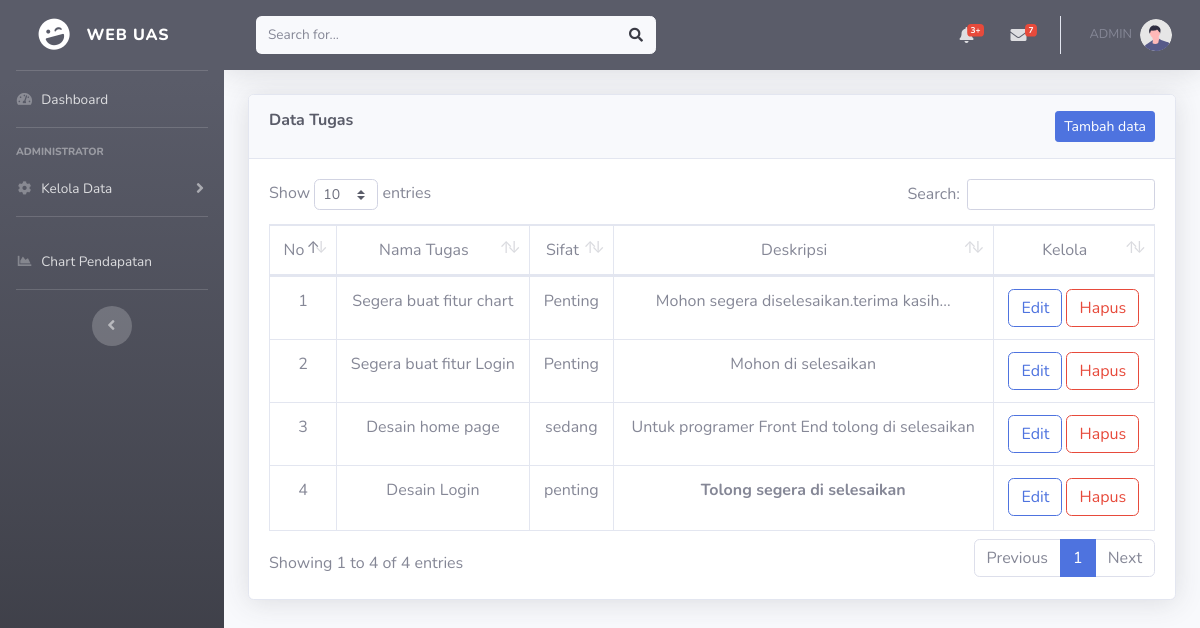
The page /C_first/home (signed in) on the database its author committed.
### tables this page shows
CREATE TABLE `tb_tugas` (
  `id_tugas` int(11) NOT NULL,
  `nama_tugas` varchar(255) NOT NULL,
  `sifat` varchar(250) NOT NULL,
  `deskripsi` varchar(255) NOT NULL
);

### application/controllers/C_first/home.php (called while the page is built, shortened)
<?php
class home extends CI_Controller {
	public function index()
	{
		$datat['title']='Halaman Tugas';
		$data['barang']=$this->M_tugas->semuadata();
    $this->load->view('V_home/header',$datat);
    $this->load->view('V_home/sidebar');
    $this->load->view('V_home/topbar');
		$this->load->view('V_home/index',$data);
    $this->load->view('V_home/footer');
	}
}

### index.php (called while the page is built, shortened)
<?php
require_once BASEPATH.'core/CodeIgniter.php';

### application/models/M_tugas.php (called while the page is built, shortened)
<?php
class M_tugas extends CI_model{
  public function semuadata(){
  return  $this->db -> get('tb_tugas')->result_array();
  }
}
 ?>

### application/views/V_home/index.php (the view, shortened to what this page needs)
<div class="container-fluid">
    <div class="card shadow mb-4">
        <div class="card-header py-3">
            <h6 class="m-0 font-weight-bold text-dark">Data Tugas</h>
            <a href="<?php echo base_url('C_first/home/tambah_tugas'); ?>" class="btn btn-primary btn-responsive btn-sm float-right">Tambah data</a>
        </div>
        <div class="card-body">
            <div class="table-responsive">
                <table class="table table-bordered text-center" id="dataTable" width="100%" cellspacing="0">
                    <thead>
      <tr>
        <td>No</td>
        <td>Nama Tugas</td>
        <td>Sifat</td>
        <td>Deskripsi</td>
        <td>Kelola</td>
      </tr>
      </thead>
      <tbody>
      <?php $no=1; ?>
      <?php foreach ($barang as $brg ): ?>
      <tr>
        <td><?php echo $no++; ?></td>
        <td><?php echo $brg['nama_tugas']; ?></td>
        <td><?php echo $brg ['sifat']; ?></td>
        <td><?php echo $brg['deskripsi']; ?></td>
        <td>
          <a href="<?php echo base_url()?>C_first/home/edit_data/<?php echo$brg['id_tugas']; ?>"class="btn btn-outline-primary">Edit</a>
          <a href="<?php echo base_url()?>C_first/home/hapus_data/<?php echo$brg['id_tugas']; ?>"class="btn btn-outline-danger">Hapus</a>
        </td>
      </tr>
      <?php endforeach; ?>
    </tbody>
</div>
</div>
</div>
</div>

### application/views/V_home/header.php (shortened to what this page needs)
<!DOCTYPE html>
<html lang="en">
<head>
    <link href="<?php echo base_url ('assets/'); ?>vendor/fontawesome-free/css/all.min.css" rel="stylesheet" type="text/css">
    <link href="<?php echo base_url ('assets/'); ?>css/sb-admin-2.min.css" rel="stylesheet">
    <link href="<?php echo base_url ('assets/'); ?>vendor/datatables/dataTables.bootstrap4.min.css" rel="stylesheet">
</head>
<body id="page-top">
    <div id="wrapper">

### application/views/V_home/sidebar.php (shortened to what this page needs)
<ul class="navbar-nav bg-gradient-dark sidebar sidebar-dark accordion" id="accordionSidebar">
    <a class="sidebar-brand d-flex align-items-center justify-content-center" href="index.html">
        <div class="sidebar-brand-icon rotate-n-15">
            <i class="fas fa-laugh-wink"></i>
        </div>
        <div class="sidebar-brand-text mx-3">WEB UAS</div>
    </a>
    <hr class="sidebar-divider my-0">
    <li class="nav-item">
        <a class="nav-link" href="<?php echo base_url('C_first/welcome'); ?>">
            <i class="fas fa-fw fa-tachometer-alt"></i>
            <span>Dashboard</span></a>
    </li>
    <hr class="sidebar-divider">
    <div class="sidebar-heading">
        Administrator
    </div>
    <li class="nav-item">
        <a class="nav-link collapsed" href="#" data-toggle="collapse" data-target="#collapseTwo"
            aria-expanded="true" aria-controls="collapseTwo">
            <i class="fas fa-fw fa-cog"></i>
            <span>Kelola Data</span>
        </a>
    </li>
    <hr class="sidebar-divider">
    <li class="nav-item">
        <a class="nav-link" href="<?php echo base_url('C_grafik/grafik'); ?>">
            <i class="fas fa-fw fa-chart-area"></i>
            <span>Chart Pendapatan</span></a>
    </li>
    <hr class="sidebar-divider d-none d-md-block">
    <div class="text-center d-none d-md-inline">
        <button class="rounded-circle border-0" id="sidebarToggle"></button>
    </div>
</ul>

### application/views/V_home/topbar.php (shortened to what this page needs)
<div id="content-wrapper" class="d-flex flex-column">
    <div id="content">
        <nav class="navbar navbar-expand navbar-dark bg-dark topbar mb-4 static-top shadow">
            <form
                class="d-none d-sm-inline-block form-inline mr-auto ml-md-3 my-2 my-md-0 mw-100 navbar-search">
                <div class="input-group">
                    <input type="text" class="form-control bg-light border-0 small" placeholder="Search for..."
                        aria-label="Search" aria-describedby="basic-addon2">
                    <div class="input-group-append">
                        <button class="btn btn-light" type="button">
                            <i class="fas fa-search fa-sm"></i>
                        </button>
                    </div>
                </div>
            </form>
            <ul class="navbar-nav ml-auto">
                <li class="nav-item dropdown no-arrow mx-1">
                    <a class="nav-link dropdown-toggle" href="#" id="alertsDropdown" role="button"
                        data-toggle="dropdown" aria-haspopup="true" aria-expanded="false">
                        <i class="fas fa-bell fa-fw"></i>
                        <span class="badge badge-danger badge-counter">3+</span>
                    </a>
                </li>
                <li class="nav-item dropdown no-arrow mx-1">
                    <a class="nav-link dropdown-toggle" href="#" id="messagesDropdown" role="button"
                        data-toggle="dropdown" aria-haspopup="true" aria-expanded="false">
                        <i class="fas fa-envelope fa-fw"></i>
                        <span class="badge badge-danger badge-counter">7</span>
                    </a>
                </li>
                <li class="nav-item dropdown no-arrow">
                    <a class="nav-link dropdown-toggle" href="#" id="userDropdown" role="button"
                        data-toggle="dropdown" aria-haspopup="true" aria-expanded="false">
                        <span class="mr-2 d-none d-lg-inline text-gray-600 small">ADMIN</span>
                        <img class="img-profile rounded-circle"
                            src="img/undraw_profile.svg">
                    </a>
                </li>
            </ul>
        </nav>

### application/views/V_home/footer.php (shortened to what this page needs)
</div>
</div>
</body>
</html>

### rows shown on the page
tb_tugas: nama_tugas "Segera buat fitur chart", sifat "Penting", deskripsi "Mohon segera diselesaikan.terima kasih..."
tb_tugas: nama_tugas "Segera buat fitur Login", sifat "Penting", deskripsi "Mohon di selesaikan"
tb_tugas: nama_tugas "Desain home page", sifat "sedang", deskripsi "Untuk programer Front End tolong di selesaikan"
tb_tugas: nama_tugas "Desain Login", sifat "penting", deskripsi "Tolong segera di selesaikan"
